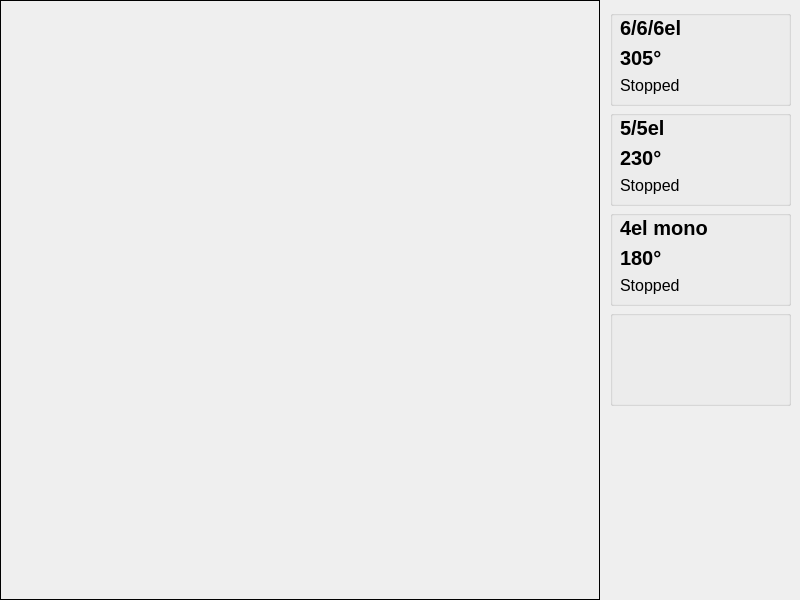
<?xml version="1.0" encoding="UTF-8"?>
<ui version="4.0">
 <class>Dialog</class>
 <widget class="QDialog" name="Dialog">
  <property name="windowModality">
   <enum>Qt::NonModal</enum>
  </property>
  <property name="geometry">
   <rect>
    <x>0</x>
    <y>0</y>
    <width>800</width>
    <height>600</height>
   </rect>
  </property>
  <property name="sizePolicy">
   <sizepolicy hsizetype="Fixed" vsizetype="Fixed">
    <horstretch>0</horstretch>
    <verstretch>0</verstretch>
   </sizepolicy>
  </property>
  <property name="minimumSize">
   <size>
    <width>800</width>
    <height>600</height>
   </size>
  </property>
  <property name="maximumSize">
   <size>
    <width>800</width>
    <height>600</height>
   </size>
  </property>
  <property name="windowTitle">
   <string>Rotators</string>
  </property>
  <widget class="QLabel" name="imageLabel">
   <property name="geometry">
    <rect>
     <x>0</x>
     <y>0</y>
     <width>600</width>
     <height>600</height>
    </rect>
   </property>
   <property name="sizePolicy">
    <sizepolicy hsizetype="Fixed" vsizetype="Fixed">
     <horstretch>0</horstretch>
     <verstretch>0</verstretch>
    </sizepolicy>
   </property>
   <property name="font">
    <font>
     <pointsize>8</pointsize>
     <stylestrategy>PreferDefault</stylestrategy>
    </font>
   </property>
   <property name="styleSheet">
    <string notr="true"/>
   </property>
   <property name="frameShape">
    <enum>QFrame::Box</enum>
   </property>
   <property name="lineWidth">
    <number>1</number>
   </property>
   <property name="text">
    <string/>
   </property>
   <property name="scaledContents">
    <bool>false</bool>
   </property>
   <property name="alignment">
    <set>Qt::AlignLeading|Qt::AlignLeft|Qt::AlignTop</set>
   </property>
   <property name="indent">
    <number>0</number>
   </property>
  </widget>
  <widget class="QGroupBox" name="groupBoxAnt1">
   <property name="geometry">
    <rect>
     <x>610</x>
     <y>10</y>
     <width>181</width>
     <height>96</height>
    </rect>
   </property>
   <property name="font">
    <font>
     <pointsize>12</pointsize>
     <weight>50</weight>
     <bold>false</bold>
    </font>
   </property>
   <property name="autoFillBackground">
    <bool>true</bool>
   </property>
   <property name="title">
    <string/>
   </property>
   <widget class="QLabel" name="labelAnt1Dir">
    <property name="geometry">
     <rect>
      <x>10</x>
      <y>40</y>
      <width>86</width>
      <height>16</height>
     </rect>
    </property>
    <property name="font">
     <font>
      <pointsize>15</pointsize>
      <weight>75</weight>
      <bold>true</bold>
     </font>
    </property>
    <property name="text">
     <string>305°</string>
    </property>
   </widget>
   <widget class="QLabel" name="labelAnt1Title">
    <property name="geometry">
     <rect>
      <x>10</x>
      <y>10</y>
      <width>161</width>
      <height>16</height>
     </rect>
    </property>
    <property name="font">
     <font>
      <pointsize>15</pointsize>
      <weight>75</weight>
      <bold>true</bold>
     </font>
    </property>
    <property name="text">
     <string>6/6/6el</string>
    </property>
   </widget>
   <widget class="QLabel" name="labelAnt1Status">
    <property name="geometry">
     <rect>
      <x>10</x>
      <y>65</y>
      <width>156</width>
      <height>21</height>
     </rect>
    </property>
    <property name="font">
     <font>
      <pointsize>12</pointsize>
     </font>
    </property>
    <property name="text">
     <string>Stopped</string>
    </property>
   </widget>
  </widget>
  <widget class="QGroupBox" name="groupBoxAnt2">
   <property name="geometry">
    <rect>
     <x>610</x>
     <y>110</y>
     <width>181</width>
     <height>96</height>
    </rect>
   </property>
   <property name="font">
    <font>
     <pointsize>12</pointsize>
     <weight>50</weight>
     <bold>false</bold>
    </font>
   </property>
   <property name="autoFillBackground">
    <bool>true</bool>
   </property>
   <property name="title">
    <string/>
   </property>
   <widget class="QLabel" name="labelAnt2Dir">
    <property name="geometry">
     <rect>
      <x>10</x>
      <y>40</y>
      <width>86</width>
      <height>16</height>
     </rect>
    </property>
    <property name="font">
     <font>
      <pointsize>15</pointsize>
      <weight>75</weight>
      <bold>true</bold>
     </font>
    </property>
    <property name="text">
     <string>230°</string>
    </property>
   </widget>
   <widget class="QLabel" name="labelAnt2Title">
    <property name="geometry">
     <rect>
      <x>10</x>
      <y>10</y>
      <width>161</width>
      <height>16</height>
     </rect>
    </property>
    <property name="font">
     <font>
      <pointsize>15</pointsize>
      <weight>75</weight>
      <bold>true</bold>
     </font>
    </property>
    <property name="text">
     <string>5/5el</string>
    </property>
   </widget>
   <widget class="QLabel" name="labelAnt2Status">
    <property name="geometry">
     <rect>
      <x>10</x>
      <y>65</y>
      <width>156</width>
      <height>21</height>
     </rect>
    </property>
    <property name="font">
     <font>
      <pointsize>12</pointsize>
     </font>
    </property>
    <property name="text">
     <string>Stopped</string>
    </property>
   </widget>
  </widget>
  <widget class="QGroupBox" name="groupBoxAnt3">
   <property name="geometry">
    <rect>
     <x>610</x>
     <y>210</y>
     <width>181</width>
     <height>96</height>
    </rect>
   </property>
   <property name="font">
    <font>
     <pointsize>12</pointsize>
     <weight>50</weight>
     <bold>false</bold>
    </font>
   </property>
   <property name="autoFillBackground">
    <bool>true</bool>
   </property>
   <property name="title">
    <string/>
   </property>
   <widget class="QLabel" name="labelAnt3Dir">
    <property name="geometry">
     <rect>
      <x>10</x>
      <y>40</y>
      <width>86</width>
      <height>16</height>
     </rect>
    </property>
    <property name="font">
     <font>
      <pointsize>15</pointsize>
      <weight>75</weight>
      <bold>true</bold>
     </font>
    </property>
    <property name="text">
     <string>180°</string>
    </property>
   </widget>
   <widget class="QLabel" name="labelAnt3Title">
    <property name="geometry">
     <rect>
      <x>10</x>
      <y>10</y>
      <width>156</width>
      <height>16</height>
     </rect>
    </property>
    <property name="font">
     <font>
      <pointsize>15</pointsize>
      <weight>75</weight>
      <bold>true</bold>
     </font>
    </property>
    <property name="text">
     <string>4el mono</string>
    </property>
   </widget>
   <widget class="QLabel" name="labelAnt3Status">
    <property name="geometry">
     <rect>
      <x>10</x>
      <y>65</y>
      <width>156</width>
      <height>21</height>
     </rect>
    </property>
    <property name="font">
     <font>
      <pointsize>12</pointsize>
     </font>
    </property>
    <property name="text">
     <string>Stopped</string>
    </property>
   </widget>
  </widget>
  <widget class="QGroupBox" name="groupBoxAnt4">
   <property name="geometry">
    <rect>
     <x>610</x>
     <y>310</y>
     <width>181</width>
     <height>96</height>
    </rect>
   </property>
   <property name="font">
    <font>
     <pointsize>12</pointsize>
     <weight>50</weight>
     <bold>false</bold>
    </font>
   </property>
   <property name="autoFillBackground">
    <bool>true</bool>
   </property>
   <property name="title">
    <string/>
   </property>
   <widget class="QLabel" name="labelAnt4Dir">
    <property name="geometry">
     <rect>
      <x>10</x>
      <y>40</y>
      <width>86</width>
      <height>16</height>
     </rect>
    </property>
    <property name="font">
     <font>
      <pointsize>15</pointsize>
      <weight>75</weight>
      <bold>true</bold>
     </font>
    </property>
    <property name="text">
     <string/>
    </property>
   </widget>
   <widget class="QLabel" name="labelAnt4Title">
    <property name="geometry">
     <rect>
      <x>10</x>
      <y>10</y>
      <width>160</width>
      <height>16</height>
     </rect>
    </property>
    <property name="font">
     <font>
      <pointsize>15</pointsize>
      <weight>75</weight>
      <bold>true</bold>
     </font>
    </property>
    <property name="text">
     <string/>
    </property>
   </widget>
   <widget class="QLabel" name="labelAnt4Status">
    <property name="geometry">
     <rect>
      <x>10</x>
      <y>65</y>
      <width>156</width>
      <height>21</height>
     </rect>
    </property>
    <property name="font">
     <font>
      <pointsize>12</pointsize>
     </font>
    </property>
    <property name="text">
     <string/>
    </property>
   </widget>
  </widget>
 </widget>
 <resources/>
 <connections/>
 <designerdata>
  <property name="gridDeltaX">
   <number>5</number>
  </property>
  <property name="gridDeltaY">
   <number>5</number>
  </property>
  <property name="gridSnapX">
   <bool>true</bool>
  </property>
  <property name="gridSnapY">
   <bool>true</bool>
  </property>
  <property name="gridVisible">
   <bool>true</bool>
  </property>
 </designerdata>
</ui>
